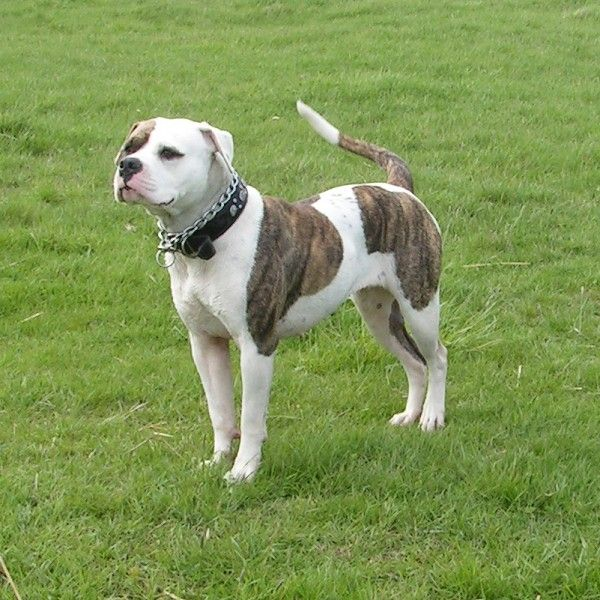
#> input picture Ödev2/Images/img.jpg, 600 x 600 px
$ python PrewitandSobel.py   (older library calls are emulated)
#> lines starting #> are read from the running program, lines starting #| are printed output that depends on the picture
import cv2
import numpy as np
import matplotlib.pyplot as plt

img = cv2.imread("./Images/img.jpg")
#> img is the input picture: shape (600, 600, 3); mean B, G, R 85.5, 149.8, 128.3
gray = cv2.cvtColor(img, cv2.COLOR_BGR2GRAY)
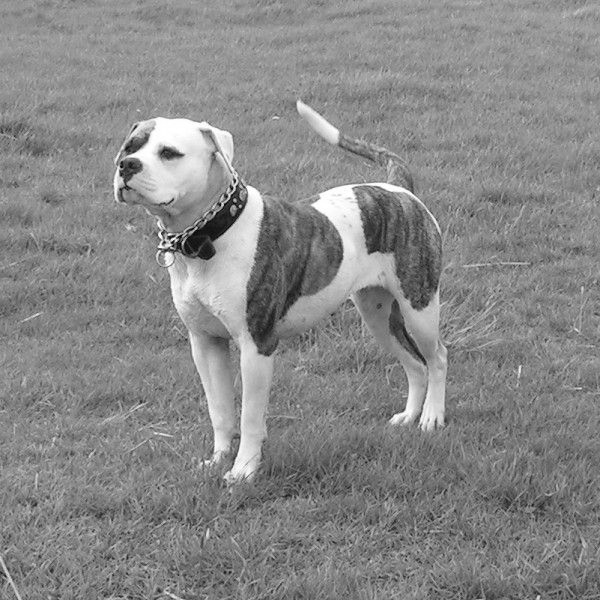
#> gray: shape (600, 600); min 2, max 255, mean 136.1
img_gaussian = cv2.GaussianBlur(gray,(3,3),0)


#sobel
img_sobelx = cv2.Sobel(img_gaussian,cv2.CV_8U,1,0,ksize=5)
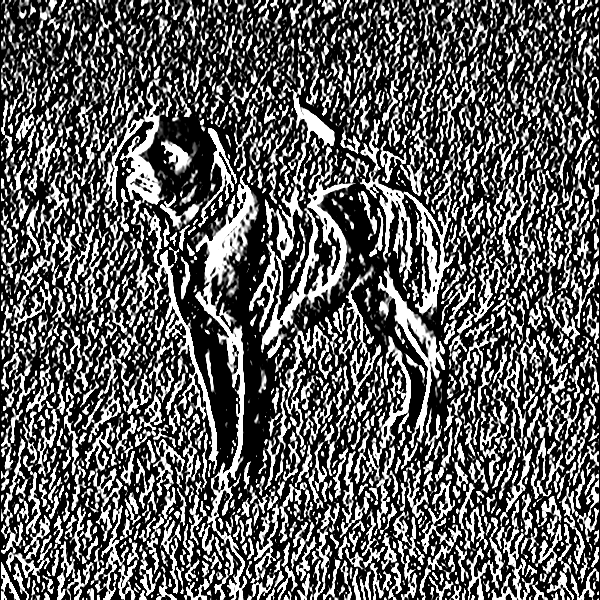
#> img_sobelx: shape (600, 600); min 0, max 255, mean 93.4
img_sobely = cv2.Sobel(img_gaussian,cv2.CV_8U,0,1,ksize=5)
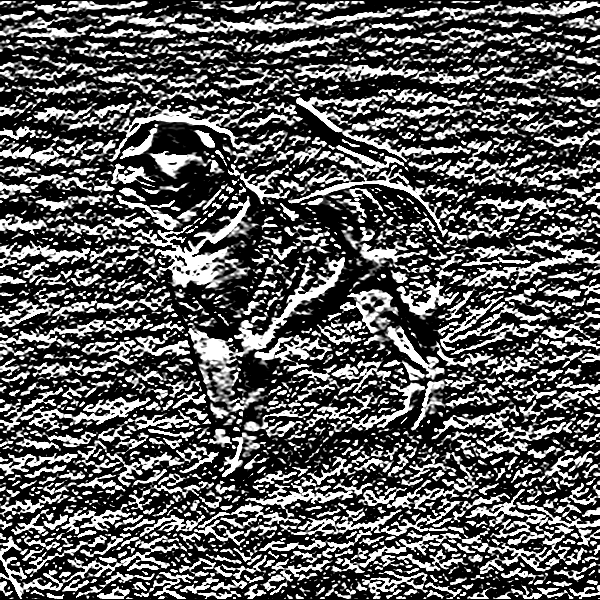
#> img_sobely: shape (600, 600); min 0, max 255, mean 89.4
img_sobel = img_sobelx + img_sobely
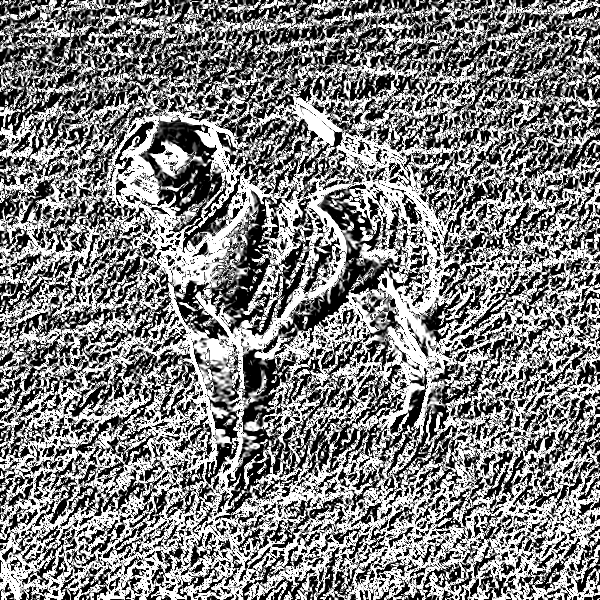
#> img_sobel: shape (600, 600); min 0, max 255, mean 128.5


#prewitt
kernelx = np.array([[1,1,1],[0,0,0],[-1,-1,-1]])
kernely = np.array([[-1,0,1],[-1,0,1],[-1,0,1]])
img_prewitx = cv2.filter2D(img_gaussian, -1, kernelx)
img_prewity = cv2.filter2D(img_gaussian, -1, kernely)
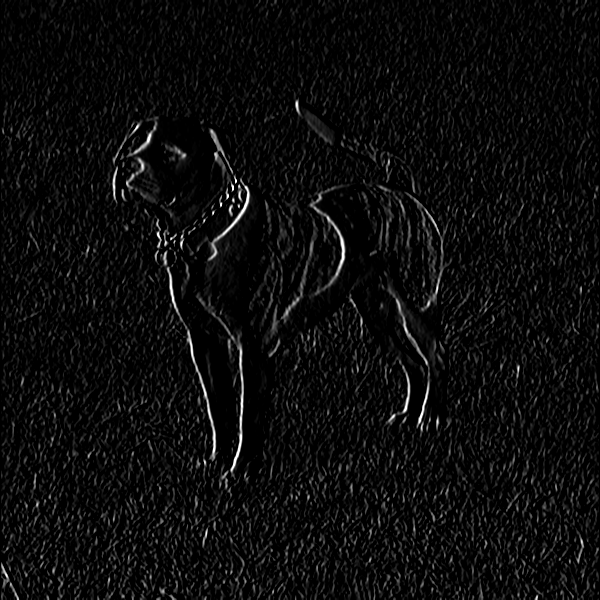
#> img_prewity: shape (600, 600); min 0, max 255, mean 12.1

#robert
robertx = np.array([[0,1],[-1,0]])
roberty = np.array([[1,0],[0,-1]])
img_robertx = cv2.filter2D(img_gaussian, -1, robertx)
img_roberty = cv2.filter2D(img_gaussian, -1, roberty)


cv2.imshow("Original Image", img)
cv2.imshow("Sobel", img_sobel)
cv2.imshow("Prewit", img_prewitx + img_prewity)
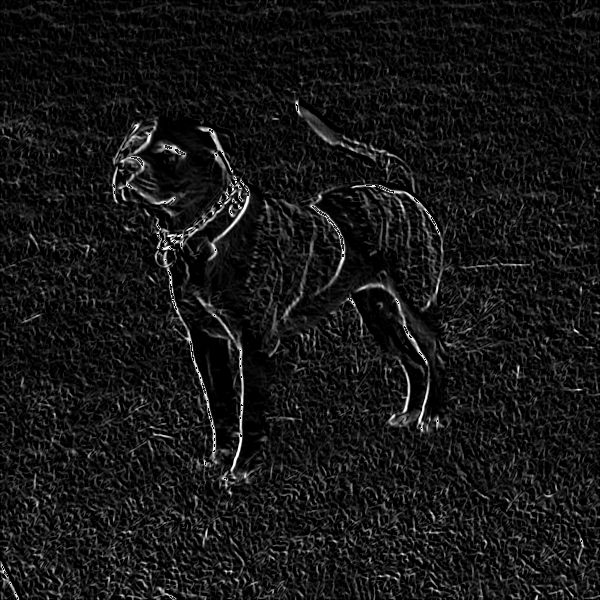
#> window 'Prewit': shape (600, 600); min 0, max 255, mean 22.4
cv2.imshow("Robert",img_robertx+img_roberty)
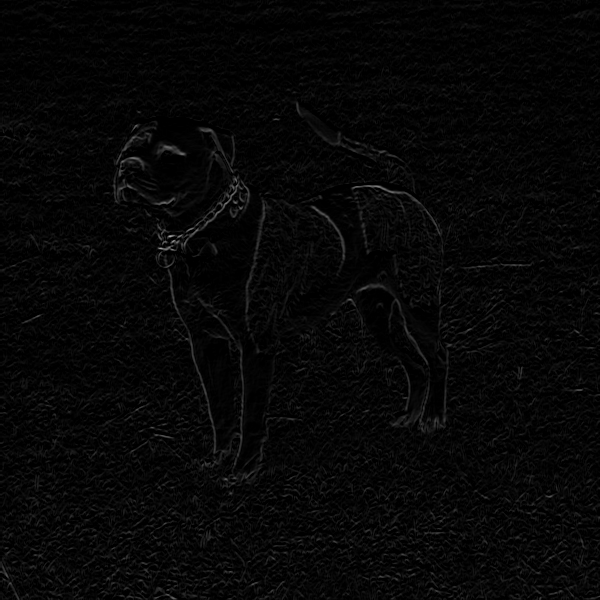
#> window 'Robert': shape (600, 600); min 0, max 167, mean 6.6


cv2.waitKey(0)
cv2.destroyAllWindows()
